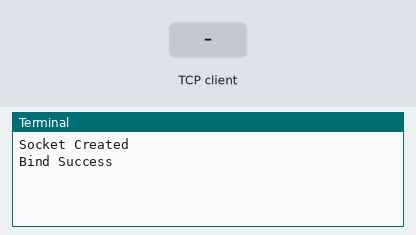
Simulated run of this program. Board: Raspberry Pi (BCM pin numbers). On the bench: the last lines printed to the terminal. The test bench sets the inputs (shaded band). The camera gives no picture and a still takes 0.5 s; one TCP client connects 1 s after the port opens and stays connected. At 3.3 s the program stops and its outputs stay as they are.

Above: at 1.2 s.
1.3 s: the TCP client sends "1\n"
At 3.0 s:
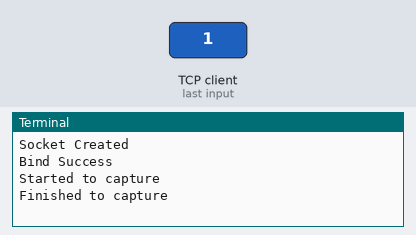
3.3 s: the TCP client sends "0\n"
At 4.1 s:
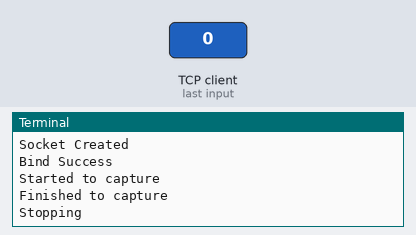

The program:

wifi_raspberrypi.py
```python
import sys
import socket
from picamera import PiCamera
import time

HOST = "192.168.0.74"
PORT = 4321

s = socket.socket(socket.AF_INET, socket.SOCK_STREAM)
s.setsockopt(socket.SOL_SOCKET, socket.SO_REUSEADDR, 1)
print("Socket Created")

camera = PiCamera()

try:
    s.bind((HOST, PORT))
except socket.error:
    print("Bind Failed")
    sys.exit()

print("Bind Success")

s.listen(1)
(conn, addr) = s.accept()

pngNumber = 0;

while True:
    data = conn.recv(1024).decode('utf-8').strip()
    if data == "1":
        print('Started to capture')

        camera.start_preview()
        camera.capture('/home/pi/Pictures/' + str(pngNumber) + ".png")
        pngNumber += 1
        camera.stop_preview()

        print('Finished to capture')
    elif data == "0":
        print("Stopping")

        conn.close()
        s.close()
        break;
```

Measured:
- after the input at 1.3 s, the terminal: prints a new line at once (image 1)
- after the input at 3.3 s, the terminal: prints a new line at once (image 2)
